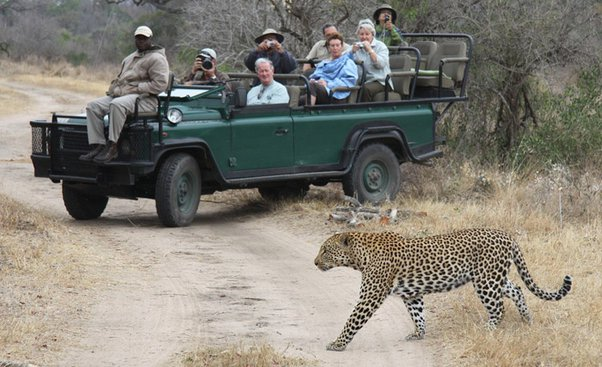
#> input picture image/main-qimg-1479e808ebf7083e94195ee94a89c29b-lq.jpg, 602 x 367 px, found by its file name
$ python cartoonify_image.py
#> lines starting #> are read from the running program, lines starting #| are printed output that depends on the picture; after the words box and inside, x2 and y2 are one past the last pixel; in counts of white or black regions, pixels touching at a corner belong together
# -*- coding: utf-8 -*-
"""cartoonify image.ipynb

Automatically generated by Colaboratory.

Original file is located at
    https://colab.research.google.com/drive/1sUzK8btBIpwYDL9JV3xxnZbwUH_LwTUx
"""

import cv2
import matplotlib.pyplot as plt

img = cv2.imread('/content/main-qimg-1479e808ebf7083e94195ee94a89c29b-lq.jpg')
#> img is the input picture: shape (367, 602, 3); mean B, G, R 119.5, 129.2, 133.3
img = cv2.cvtColor(img, cv2.COLOR_BGR2RGB)

gsimg = cv2.cvtColor(img, cv2.COLOR_BGR2GRAY)
rs2 = cv2.resize(gsimg, (960, 540))
plt.imshow(rs2, cmap='gray')

sgscl = cv2.medianBlur(gsimg, 5)
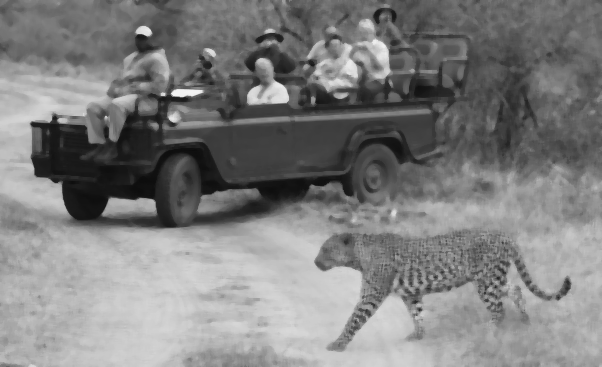
#> sgscl: shape (367, 602); min 12, max 244, mean 127.2
rs3 = cv2.resize(sgscl, (960, 540))
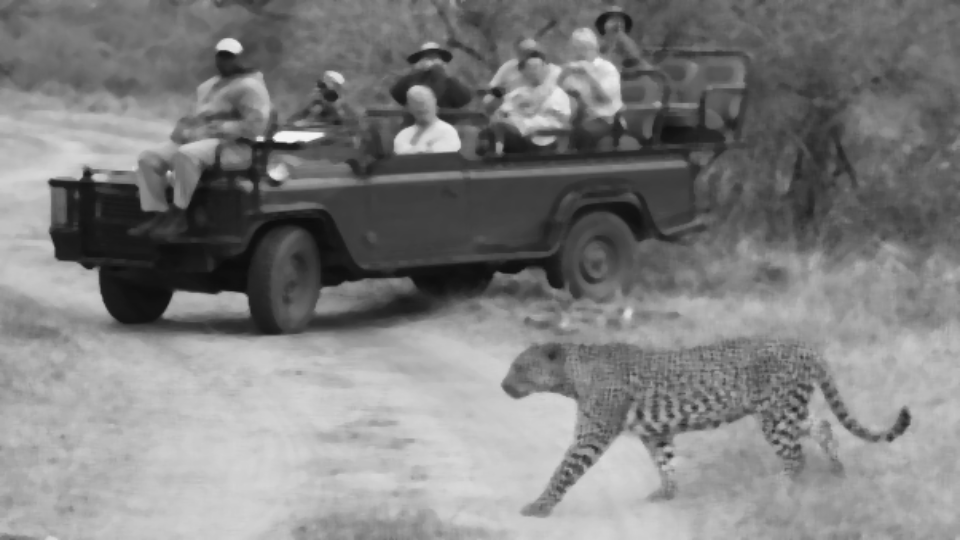
#> rs3: shape (540, 960); min 12, max 244, mean 127.1
plt.imshow(rs3, cmap='gray')

ge = cv2.adaptiveThreshold(sgscl, 255,
  cv2.ADAPTIVE_THRESH_MEAN_C,
  cv2.THRESH_BINARY, 9, 9)
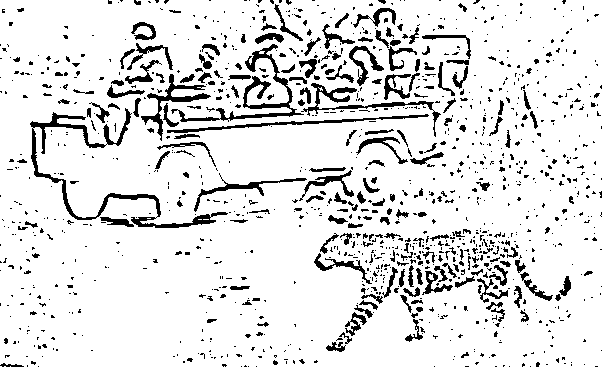
#> ge: shape (367, 602); 88.6% white; 1193 black regions (994 under 20 px), largest, box (x1, y1, x2, y2) and area: (30, 108, 228, 228) 2179, (171, 44, 304, 122) 1399, (301, 83, 441, 137) 839

rs4 = cv2.resize(ge, (960, 540))
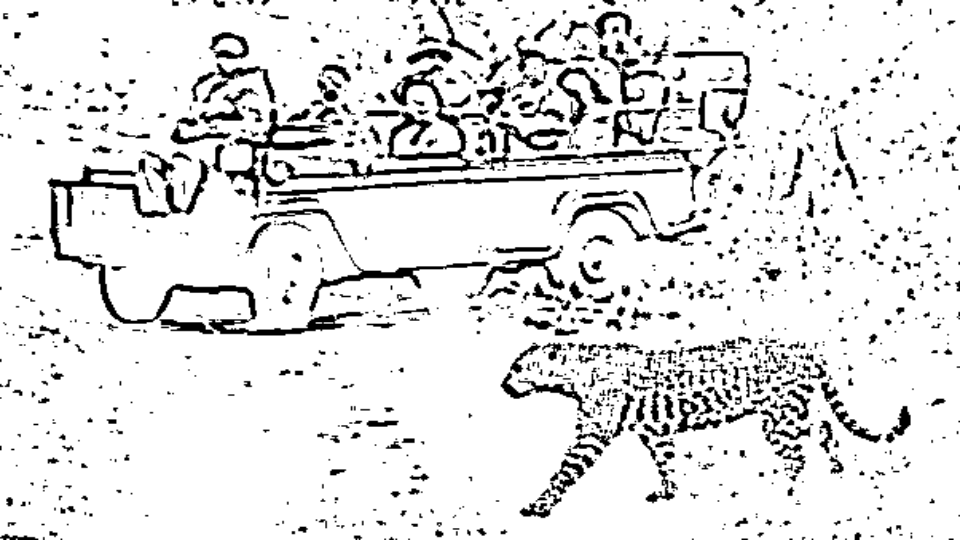
#> rs4: shape (540, 960); min 0, max 255, mean 226
plt.imshow(rs4, cmap='gray')

cimg = cv2.bilateralFilter(img, 9, 300, 300)
rs5 = cv2.resize(cimg, (960, 540))
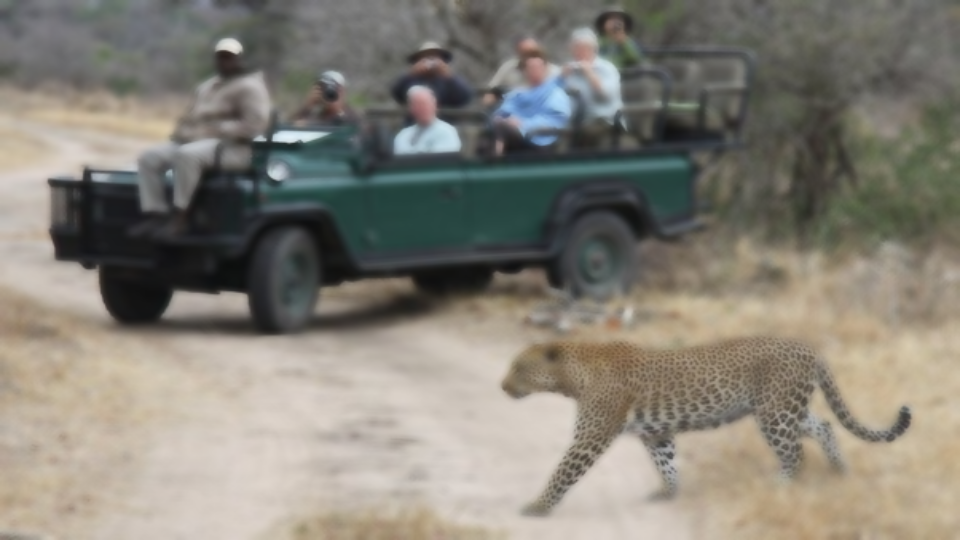
#> rs5: shape (540, 960, 3); mean R, G, B 133.3, 129.2, 119.5
plt.imshow(rs5, cmap='gray')

ci = cv2.bitwise_and(cimg, cimg, mask=ge)
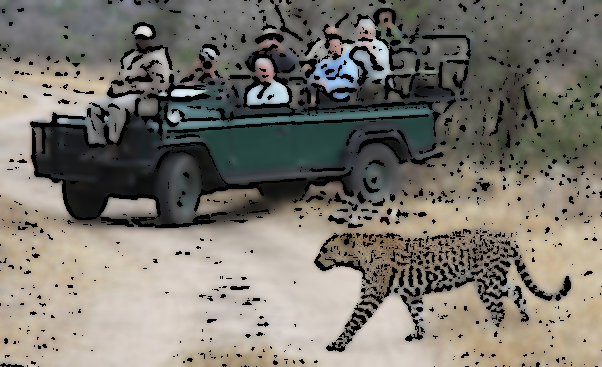
#> ci: shape (367, 602, 3); mean R, G, B 122.7, 118.8, 109.7

rs6 = cv2.resize(ci, (1500, 960))
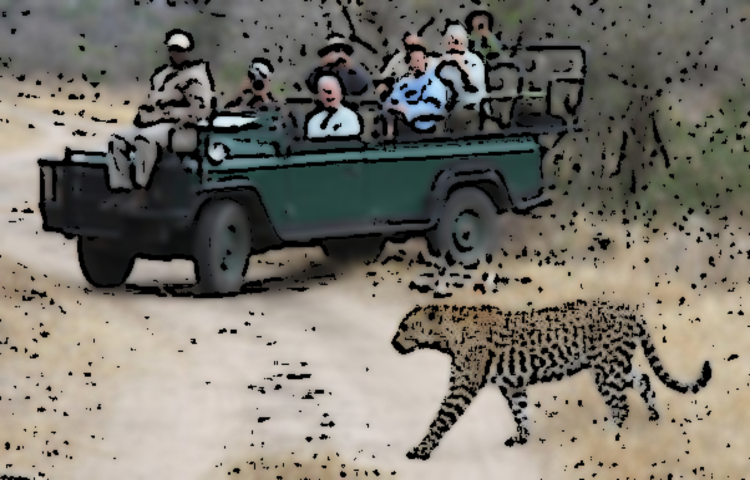
#> rs6: shape (960, 1500, 3) (shown at 1/2 size); mean R, G, B 122.6, 118.7, 109.6

plt.imshow(rs6, cmap='gray')
plt.savefig('output.png')
